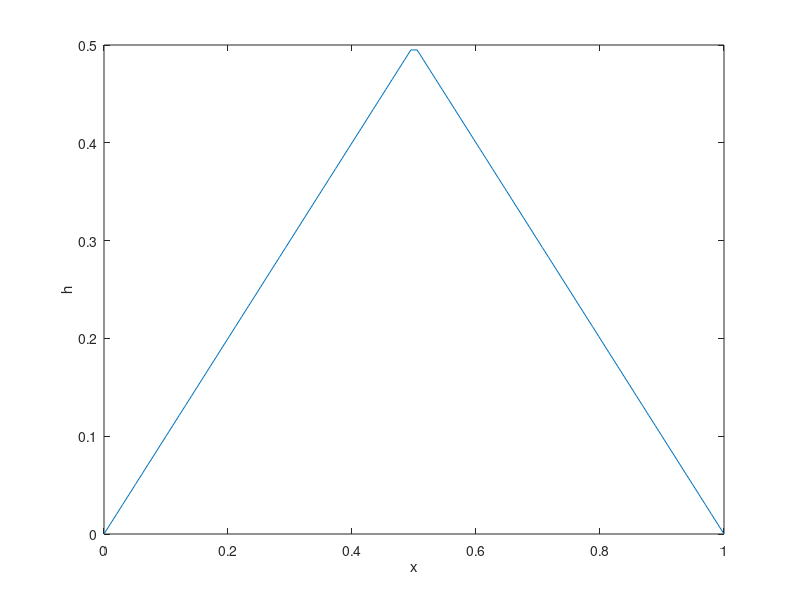

This chart was generated by the following MATLAB code: (Note: this script raises an error after producing the figure.)
% Solves the thin-film equation
%           h_t + (h^2 h_xxx)_x = 0
% with nonzero contact angles and kinematic condition.
% TEST
clear all

% * set model & computational paramters
L     =  1.0;  % initial domain size (0,L)
T     =  1.0;  % final time
SL    =  1.0;  % negative spreading coefficient at x=x-
SR    =  1.0;  % negative spreading coefficient at x=x+
c1    =  0.0;  % normal gravity
c2    =  0.0;  % tangential gravity
nt    =  200;  % number of time steps
npoint=  100;  % number of vertices

% * create element decomposition for FE method
x                = linspace(0,L,npoint)';
nelement         = npoint-1;
nd(1:nelement,1) = 1:npoint-1;
nd(1:nelement,2) = 2:npoint;
local_mass_p1    = [1/3 1/6;1/6 1/3];

% * create & remember initial data
h  = L/2-abs(L/2-x); 
hi = h;xi = x;
t  = 0;dt = T/nt;

% * exact stationary solution
a  = sqrt(sqrt(18)/16);
xs = linspace(-a,a,100);
hs = a/sqrt(2)*(1-(xs/a).^2);xs=xs+1/2;
for it=1:nt       
    % * plot numerical solution with initial data and 
    % stationary solution for provided data
    if mod(it,10)==1
        plot(x,h);
        xlabel('x'); 
        ylabel('h');
        hold on
        drawnow
    end
    % * construct system matrices
    build_FE_matrices % script: matrices A,S,Ms,Dx for FEM
    build_ALE_matrix  % script: matrix for ALE decomposition
    
    % * FE problem: build right-hand-side rhs & solve
    rhs=[zeros(npoint,1);S*h+Ms*(c1*h+c2*x)];
    rhs(ndof+1)=rhs(ndof+1)+(SL+(dh(  1)^2)/2)/dh(  1);
    rhs(2*ndof)=rhs(2*ndof)-(SR+(dh(end)^2)/2)/dh(end);
    hdot = A\rhs; % solve for u=(hdot,pi)^t
    
    % * perform ALE decomposition & update solution
    udec  = P\hdot(1:ndof); % decompose hdot
    h(2:ndof-1)=h(2:ndof-1)+dt*udec(2:ndof-1);% update h
    x          =x          +dt*I*udec;        % update x

end
hold off
